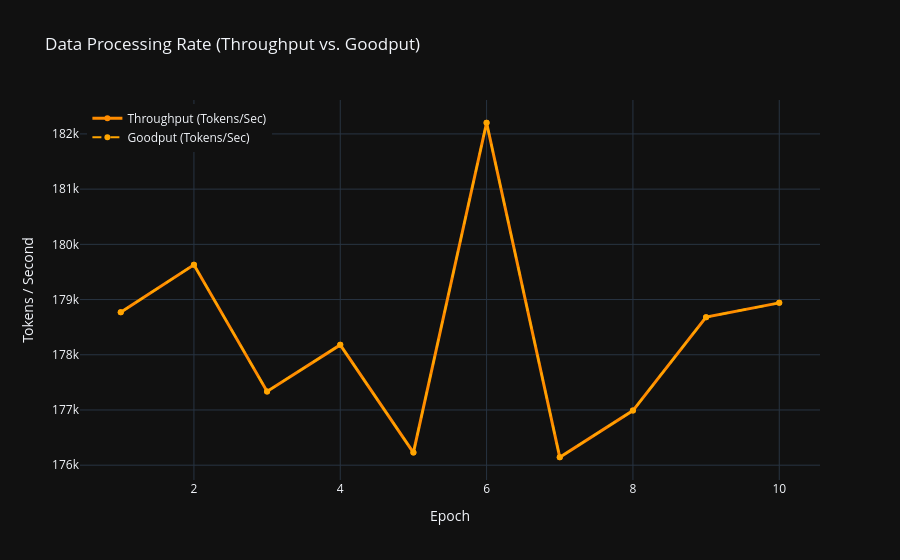

Source (notebook cell):
### Markdown cell above
## 3. Data Processing Rate (Throughput vs. Goodput)

- **Throughput**: Total raw tokens (characters) processed per second.
- **Goodput**: Useful tokens processed per second (excluding padding).

### Why do the Throughput and Goodput lines overlap exactly?
In this character-level implementation, we slice the text corpus into fixed chunks of 20 characters directly. **No padding tokens (`<pad>`) are used.** Since $100\%$ of the processed tokens are useful learning tokens, **Goodput is mathematically identical to Throughput**, resulting in the two lines overlapping perfectly on the chart.

### Code cell
fig_tp = go.Figure()
fig_tp.add_trace(go.Scatter(
    x=df['epoch'], 
    y=df['throughput_tokens_sec'],
    name='Throughput (Tokens/Sec)',
    mode='lines+markers',
    line=dict(color='darkorange', width=3)
))
fig_tp.add_trace(go.Scatter(
    x=df['epoch'], 
    y=df['goodput_tokens_sec'],
    name='Goodput (Tokens/Sec)',
    mode='lines+markers',
    line=dict(color='orange', width=2, dash='dash')
))

fig_tp.update_layout(
    title_text='Data Processing Rate (Throughput vs. Goodput)',
    xaxis_title='Epoch',
    yaxis_title='Tokens / Second',
    template='plotly_dark',
    legend=dict(x=0.01, y=0.99)
)
fig_tp.show()

### Figure 1 — Plotly figure (JSON) as saved in the notebook; plotly's stock layout.template omitted (floating-point values rounded to 4 significant figures)
{"data": [{"line": {"color": "darkorange", "width": 3}, "mode": "lines+markers", "name": "Throughput (Tokens/Sec)", "type": "scatter", "x": [1, 2, 3, 4, 5, 6, 7, 8, 9, 10], "y": [178800.0, 179600.0, 177300.0, 178200.0, 176200.0, 182200.0, 176100.0, 177000.0, 178700.0, 178900.0]}, {"line": {"color": "orange", "dash": "dash", "width": 2}, "mode": "lines+markers", "name": "Goodput (Tokens/Sec)", "type": "scatter", "x": [1, 2, 3, 4, 5, 6, 7, 8, 9, 10], "y": [178800.0, 179600.0, 177300.0, 178200.0, 176200.0, 182200.0, 176100.0, 177000.0, 178700.0, 178900.0]}], "layout": {"legend": {"x": 0.01, "y": 0.99}, "title": {"text": "Data Processing Rate (Throughput vs. Goodput)"}, "xaxis": {"title": {"text": "Epoch"}}, "yaxis": {"title": {"text": "Tokens / Second"}}}}
